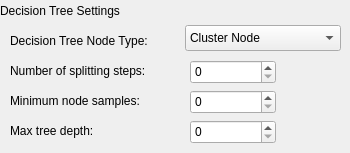
         <widget class="QWidget" name="page_46">
          <widget class="QLabel" name="label_105">
           <property name="geometry">
            <rect>
             <x>0</x>
             <y>0</y>
             <width>251</width>
             <height>21</height>
            </rect>
           </property>
           <property name="text">
            <string>Decision Tree Settings</string>
           </property>
          </widget>
          <widget class="QSpinBox" name="pipelineTool_decisionTree_numSpiltingSteps">
           <property name="geometry">
            <rect>
             <x>190</x>
             <y>60</y>
             <width>86</width>
             <height>24</height>
            </rect>
           </property>
          </widget>
          <widget class="QSpinBox" name="pipelineTool_decisionTree_minSamplesPerNode">
           <property name="geometry">
            <rect>
             <x>190</x>
             <y>90</y>
             <width>86</width>
             <height>24</height>
            </rect>
           </property>
          </widget>
          <widget class="QLabel" name="label_111">
           <property name="geometry">
            <rect>
             <x>10</x>
             <y>90</y>
             <width>161</width>
             <height>21</height>
            </rect>
           </property>
           <property name="text">
            <string>Minimum node samples:</string>
           </property>
          </widget>
          <widget class="QSpinBox" name="pipelineTool_decisionTree_maxDepth">
           <property name="geometry">
            <rect>
             <x>190</x>
             <y>120</y>
             <width>86</width>
             <height>24</height>
            </rect>
           </property>
          </widget>
          <widget class="QLabel" name="label_112">
           <property name="geometry">
            <rect>
             <x>10</x>
             <y>120</y>
             <width>166</width>
             <height>21</height>
            </rect>
           </property>
           <property name="text">
            <string>Max tree depth:</string>
           </property>
          </widget>
          <widget class="QLabel" name="label_113">
           <property name="geometry">
            <rect>
             <x>10</x>
             <y>60</y>
             <width>171</width>
             <height>21</height>
            </rect>
           </property>
           <property name="text">
            <string>Number of splitting steps:</string>
           </property>
          </widget>
          <widget class="QLabel" name="label_127">
           <property name="geometry">
            <rect>
             <x>10</x>
             <y>30</y>
             <width>171</width>
             <height>21</height>
            </rect>
           </property>
           <property name="text">
            <string>Decision Tree Node Type:</string>
           </property>
          </widget>
          <widget class="QComboBox" name="pipelineTool_decisionTreeNodeType">
           <property name="geometry">
            <rect>
             <x>185</x>
             <y>25</y>
             <width>156</width>
             <height>26</height>
            </rect>
           </property>
           <item>
            <property name="text">
             <string>Cluster Node</string>
            </property>
           </item>
           <item>
            <property name="text">
             <string>Threshold</string>
            </property>
           </item>
          </widget>
         </widget>
